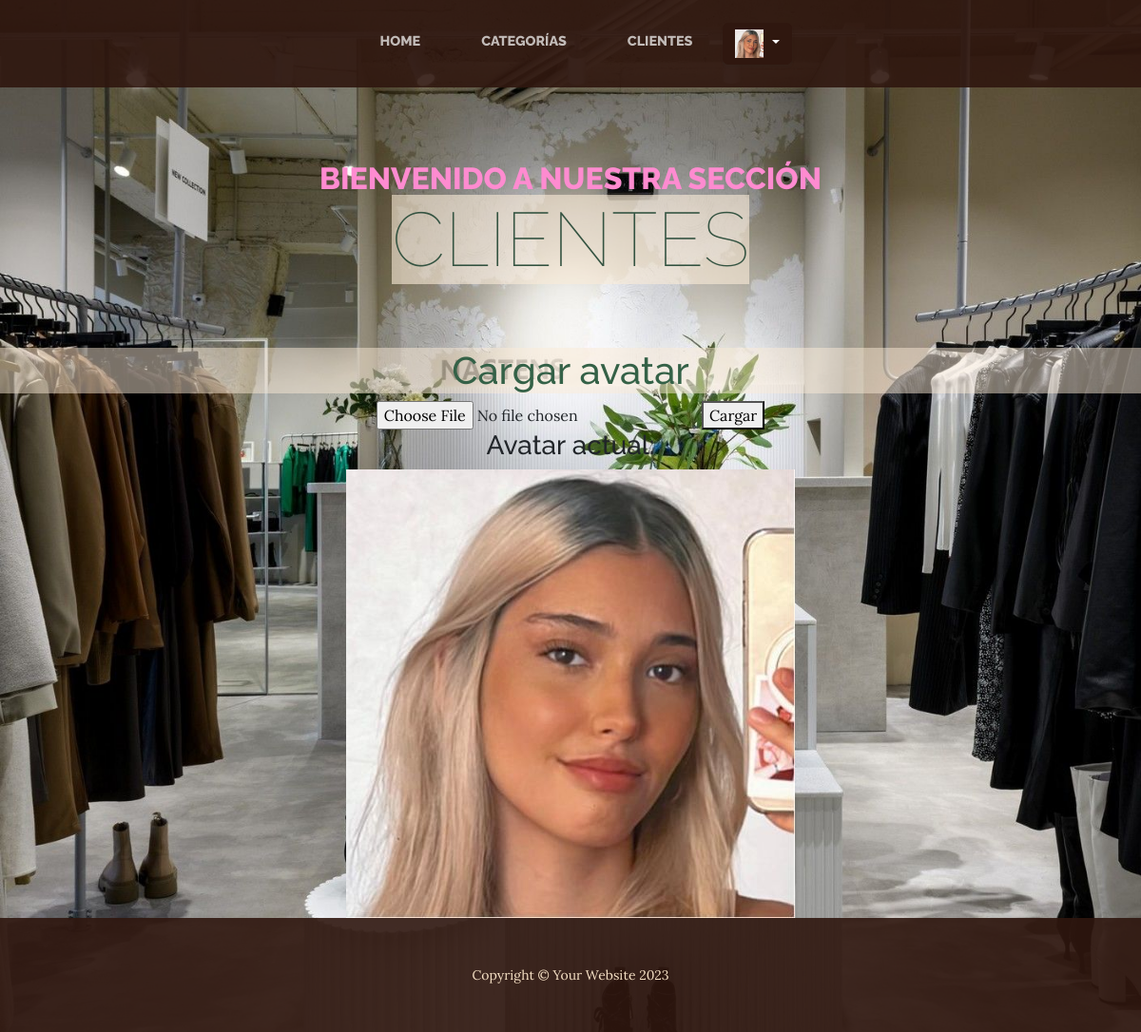
/cargar_avatar/ (signed in), run on an earlier commit of the app's database.
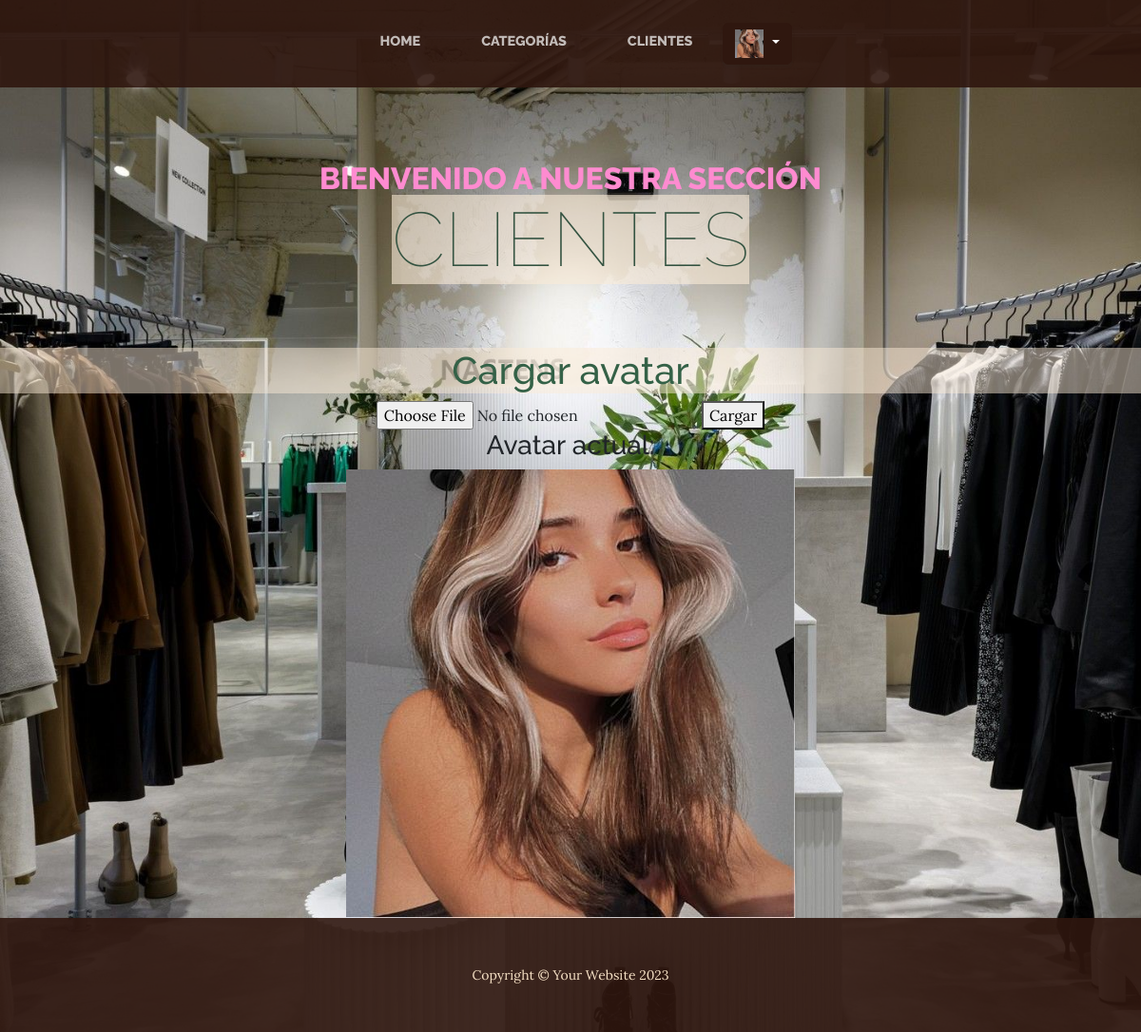
And on a later commit of the database.
### apps/clientes/models.py (models this page shows, shortened)
class CustomUser(AbstractUser):
    first_name = models.CharField(max_length=30, verbose_name=_('First name'))
    last_name = models.CharField(max_length=30, verbose_name=_('Last name'))
    email = models.EmailField(unique=True, verbose_name=_('Email'))
    is_active = models.BooleanField(default=True, verbose_name=_('Active'))
    date_joined = models.DateTimeField(auto_now_add=True, verbose_name=_('Date joined'))
    custom_groups = models.ManyToManyField(Group, related_name='custom_users', blank=True, verbose_name=_('groups'))
    custom_user_permissions = models.ManyToManyField(Permission, related_name='custom_users', blank=True, verbose_name=_('user permissions'))

class Avatar(models.Model):
    user = models.OneToOneField(get_user_model(), on_delete=models.CASCADE)
    imagen = models.ImageField(
    upload_to='avatares', null=True, blank=True, default="/default.jpeg")

### apps/clientes/views.py (the view, shortened to what this page needs)
# urls.py: path('cargar_avatar/', AvatarUploadView.as_view(), name='cargar_avatar'),
@method_decorator(login_required(login_url=reverse_lazy('clientes:usuarios-login')), name='dispatch')
class AvatarUploadView(View):
    template_name = 'clientes/avatar_upload.html'
    def get(self, request):
        user = request.user
        avatar, created = Avatar.objects.get_or_create(user=user)
        return render(request, self.template_name, {'avatar': avatar})

### apps/clientes/templates/clientes/avatar_upload.html (shortened to what this page needs)
{% extends 'clientes/about.html' %}
{% block contenido %}
<h1 class=" upload_avatar mt-4"> Cargar avatar </h1>
<section class="section__avatar">
<form method="post" enctype="multipart/form-data">
    <input type="file" name="imagen" accept="image/*" required>
    <button type="submit">Cargar</button>
</form>
{% if avatar.imagen %}
    <h3>Avatar actual:</h3>
    <img src="{{ avatar.imagen.url }}" alt="Avatar">
</section>
{% endif %}
{% endblock %}

### apps/clientes/templates/clientes/about.html (shortened to what this page needs)
{% load static %}
<!DOCTYPE html>
<html lang="es">
    <head>
        <link href="{% static 'TIENDA/css/styles.css' %}" rel="stylesheet" />
        <link href="{% static 'TIENDA/css/stylesPropios.css' %}" rel="stylesheet" />
    </head>
    <body>
        {% include "TIENDA/navegacion.html" %}
        <header>
            <h1 class="site-heading text-center text-faded d-none d-lg-block">
                <span class="Bienvenida_index site-heading-upper ">Bienvenido a nuestra sección</span>
                <span class="Bienvenida_index2 site-heading-lower"> Clientes</span>
            </h1>
        </header>
        {% block contenido %}
        {% endblock %}
        <footer class="footer text-faded text-center py-5">
            <div class="container"><p class="m-0 small">Copyright &copy; Your Website 2023</p></div>
        </footer>
    </body>
</html>

### apps/TIENDA/templates/TIENDA/navegacion.html (shortened to what this page needs)
<nav class="navbar navbar-expand-lg navbar-dark py-lg-4" id="mainNav">
    <div class="container">
        <div class="collapse navbar-collapse" id="navbarSupportedContent">
            <ul class="navbar-nav mx-auto">
                <li class="nav-item px-lg-4"><a class="nav-link text-uppercase" href="{% url 'inicioTienda' %}">Home</a></li>
                <li class="nav-item px-lg-4"><a class="nav-link text-uppercase" href="{% url 'categorias' %}">Categorías</a></li>
                <li class="nav-item px-lg-4"><a class="nav-link text-uppercase" href="{% url 'clientes' %}">Clientes</a></li>
                {% if request.user.is_authenticated %}
                <div class="dropdown">
                    <a class="btn btn-secondary dropdown-toggle" href="{% url 'clientes' %}" role="button" id="dropdownMenuLink" data-bs-toggle="dropdown" aria-expanded="false">
                        {%if request.user.avatar %}
                            <img style="width: 30px; height: 30px;" src="{{ request.user.avatar.imagen.url }}" alt="Avatar del usuario" class="user-avatar">
                        {% endif %}
                    </a>
                </div>
                {% endif %}
            </ul>
        </div>
    </div>
</nav>

### apps/TIENDA/static/TIENDA/css/stylesPropios.css (style rules this page uses)
body { background-image: url("../assets/img/fondo2.jpeg"); }
.Bienvenida_index { display: block; font-size: 2rem; font-weight: 800; color: rgb(254, 139, 208); margin-top: 1rem; margin-bottom: 1rem ; box-sizing:inherit; }
.Bienvenida_index2 { background-color: rgba(250, 235, 215, 0.608); color: rgb(52, 83, 65); font-size: 5rem; font-weight: 200; line-height: 4rem; }
.upload_avatar { display: flex; align-items: center; justify-content: center; color: rgb(52, 97, 71); background-color: rgba(250, 235, 215, 0.487); }
.section__avatar { display: flex; flex-direction: column; align-items: center; justify-content: center; }

What changed in the data, as far as the page shows it:
changed through a linked row, CustomUser: user.avatar.imagen: a different picture
changed Avatar: imagen: a different picture
